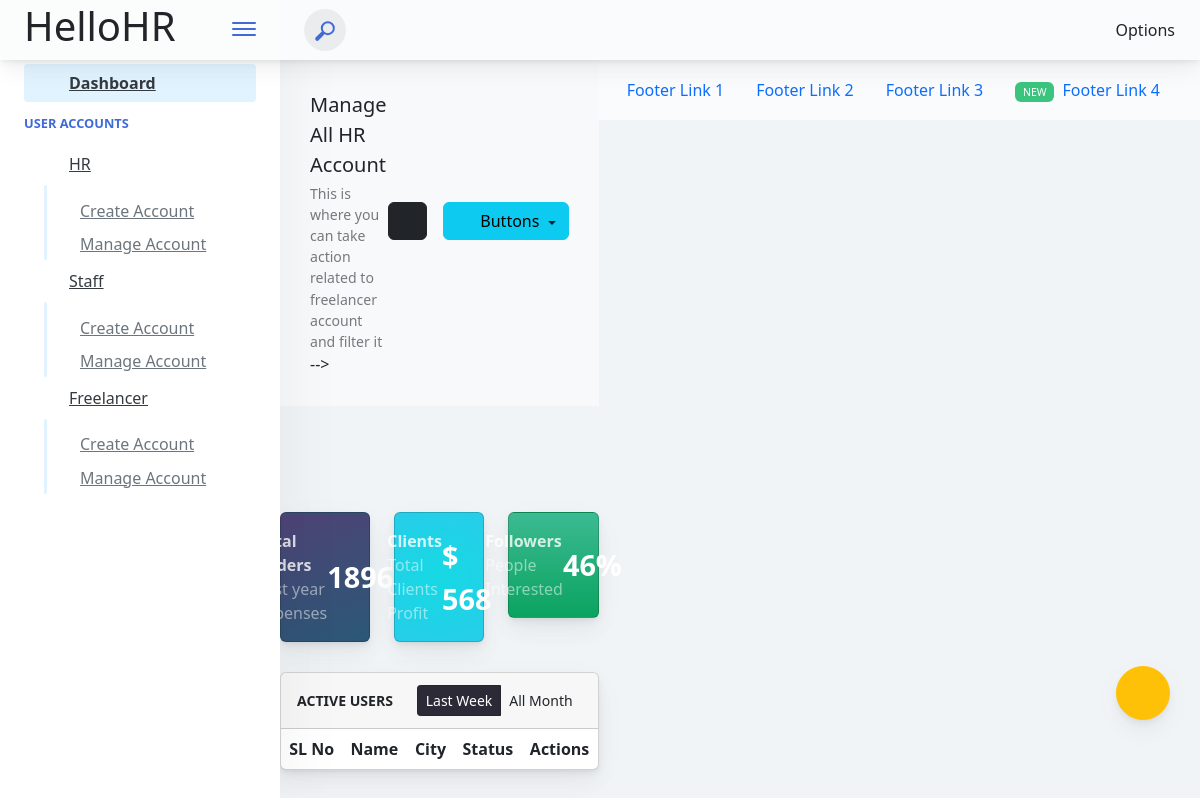
Page /hellohr/admin/manage/freelance (signed in) on the earlier database version.
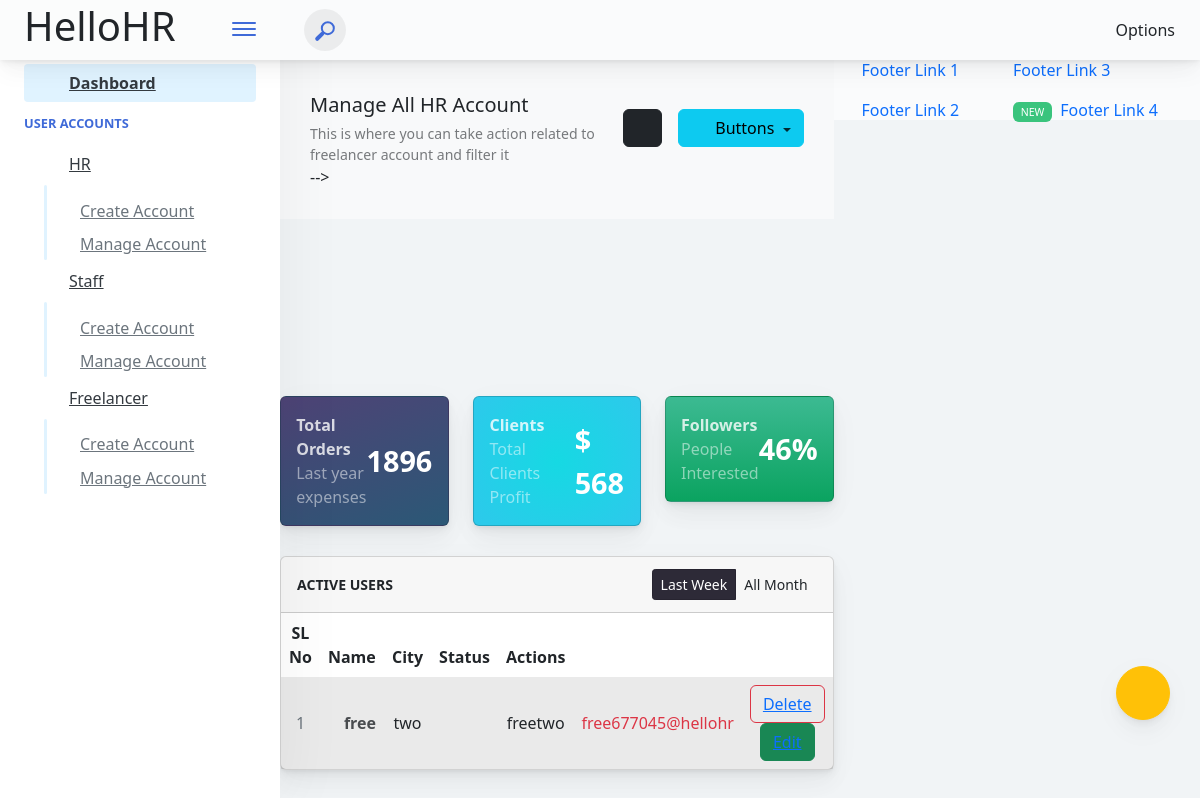
Same page on the later database version.
### adminPanel/models.py (models this page shows)
class Freelancer(models.Model):
    GENDER = (
        ('M', 'M'), # Male
        ('F', 'F'), # Female
        ('O', 'O'), # Other
    )
    id = models.AutoField(primary_key=True)
    admin = models.OneToOneField(CustomUser, on_delete=models.CASCADE)
    freelancer_email = models.CharField(max_length=30)
    mobile_no = models.CharField(max_length=10)
    unique_user_id = models.CharField(max_length=64, unique=True)
    gender = models.CharField(max_length=1, null=True, choices=GENDER)
    profile_pic = models.FileField(default='avatar.png', upload_to='freelancer/')
    address = models.TextField()
    password = models.CharField(max_length=15)
    isDelete = models.BooleanField(default=False)
    birth_date = models.DateTimeField(null=True, blank=True)
    created_at = models.DateTimeField(auto_now_add=True)
    updated_at = models.DateTimeField(auto_now_add=True)
    objects = models.Manager()

class CustomUser(AbstractUser):
    user_type_data = ((1,'Admin'),(2,'CompanyHR'), (3,'Staff'), (4, 'Freelancer'))
    create_type_data = ((1, 'OWN'),(2, 'Admin'))
    user_type = models.CharField(default=1, choices=user_type_data, max_length=10)
    create_type = models.CharField(default=1, choices=create_type_data, max_length=10)
    isDelete = models.BooleanField(default=False)

### adminPanel/adminViews.py (the view)
# urls.py: path('admin/manage/freelance', adminViews.manage_freelancer, name='manage-freelancer'),
@login_required(login_url="login")
@cache_control(no_cache=True, must_revalidate=True, no_store=True)
def manage_freelancer(request):
    freelancer = Freelancer.objects.all()
    context = {
        'freelancers': freelancer,
    }
    return render(request, 'admin-panel/freelancer/manage-freelancer.html', context)

### adminPanel/LoginCheckMiddleWare.py (called while the page is built, shortened)
    def process_view(self,request,view_func,view_args,view_kwargs):
        modulename=view_func.__module__
        user=request.user
        if user.is_authenticated:
            if user.user_type == "1":
                if modulename == "adminPanel.adminViews":
                    pass
                elif modulename == "adminPanel.views":
                    pass
                else:
                    return HttpResponseRedirect(reverse('adminPanel:admin-dashboard'))
            else:
                return HttpResponseRedirect(reverse('login'))

### templates/admin-panel/freelancer/manage-freelancer.html (shortened to what the changed rows need)
{% extends 'admin-panel/index.html' %}
{% load static %}
{% block content %}
    <div class="row">
        <div class="col-md-12">
            <div class="main-card mb-3 card">
                <div class="table-responsive">
                    <table class="align-middle mb-0 table table-borderless table-striped table-hover">
                        <thead>
                            <tr>
                                <th class="text-center">SL No</th>
                                <th>Name</th>
                                <th class="text-center">City</th>
                                <th class="text-center">Status</th>
                                <th class="text-center">Actions</th>
                            </tr>
                        </thead>
                        <tbody>
                            {% for fl in freelancers %}
                            <tr>
                                <td class="text-center text-muted">{{ forloop.counter }}</td>
                                <td>
                                    <div class="widget-content p-0">
                                        <div class="widget-content-wrapper">
                                            <div class="widget-content-left flex2">
                                                <div class="widget-heading">{{ fl.admin.first_name }}</div>
                                            </div>
                                        </div>
                                    </div>
                                </td>
                                <td class="text-center">{{ fl.admin.last_name }}</td>
                                <td class="text-center">
                                </td>
                                <td class="text-center">{{ fl.admin.username }}</td>
                                <td class="text-center text-danger">{{ fl.admin.email }}</td>
                                <td class="text-center">
                                    <div class="d-block text-center">
                                        <button class="btn-icon btn-icon-only btn btn-outline-danger"><a href="{% url 'adminPanel:delete-freelancer' fl.admin.id %}">Delete</a></button>
                                        <button class="btn-wide btn btn-success"><a href="{% url 'adminPanel:update-freelancer' fl.admin.id %}">Edit</a></button>
                                    </div>
                                </td>
                            </tr>
                            {% endfor %}
                        </tbody>
                    </table>
                </div>
            </div>
        </div>
    </div>
</div>
{% endblock %}

Differences in the rows shown:
added Freelancer: admin.first_name "free", admin.last_name "two", admin.username "freetwo", admin.email "free677045@hellohr"
